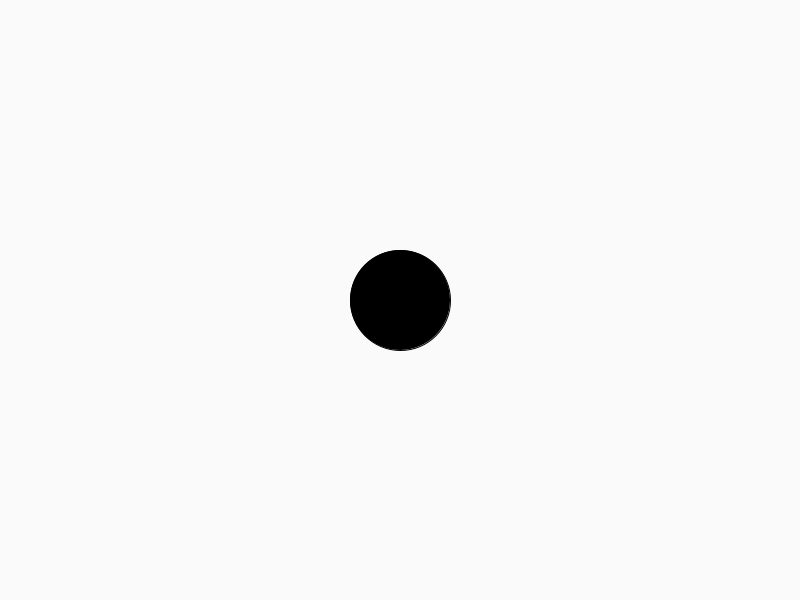
Frame 1 (no input)
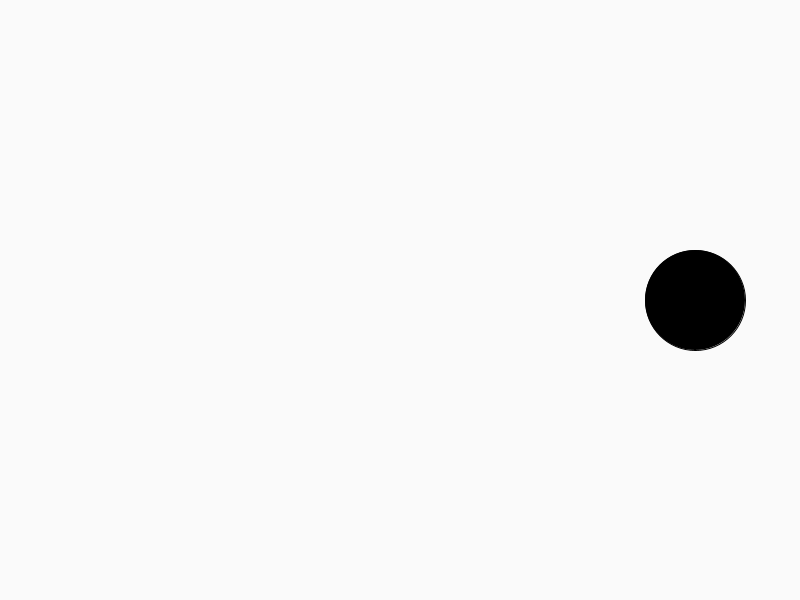
Frame 60 (the mouse pressed at the canvas centre just before this capture)
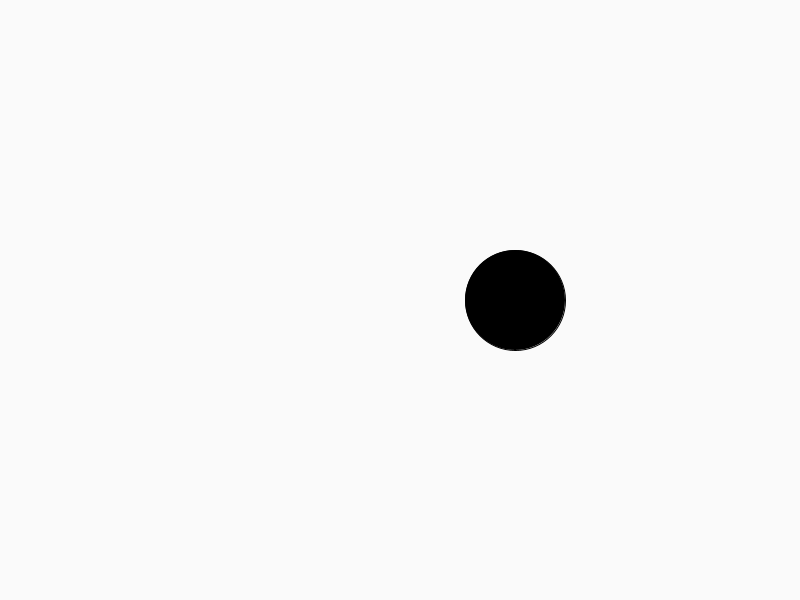
Frame 120 (the mouse held since frame 60 and released just before this capture)

The Processing sketch that drew these frames (run headless with seeded random() and noise(); from frame 60 on, the mouse is pressed at the canvas centre):

// Processing sketch: bouncingBall2
// ── bouncingBall2.pde
// 1 make a ball that can bounce of the left
//   and right walls

// 2. make ball that we can move around the
//    the screen with wasd

// 3. make a ball that appears at the bottom
//    and travels up to the top screen while
//    moving side to side.
//    when we get  to the top we respawn at
//    the bottom

int x;
int y;
int r;
int step;
boolean moveRight;

void setup(){
  size(800, 600);
  x = width/2;
  y = height/2;
  r = 100;
  moveRight = true;
  step = 5;
}

void draw() {
  println(x);
  background(250);
  fill(0);
  ellipse(x,y,r,r);
  if (moveRight) {
    x = x + step;
  } else {
    x = x - step;
  }
  
  if (x > width-r/2) {
    moveRight = false;
  }
  if (x <= 0+r/2) {
    moveRight = true;
  }
}
